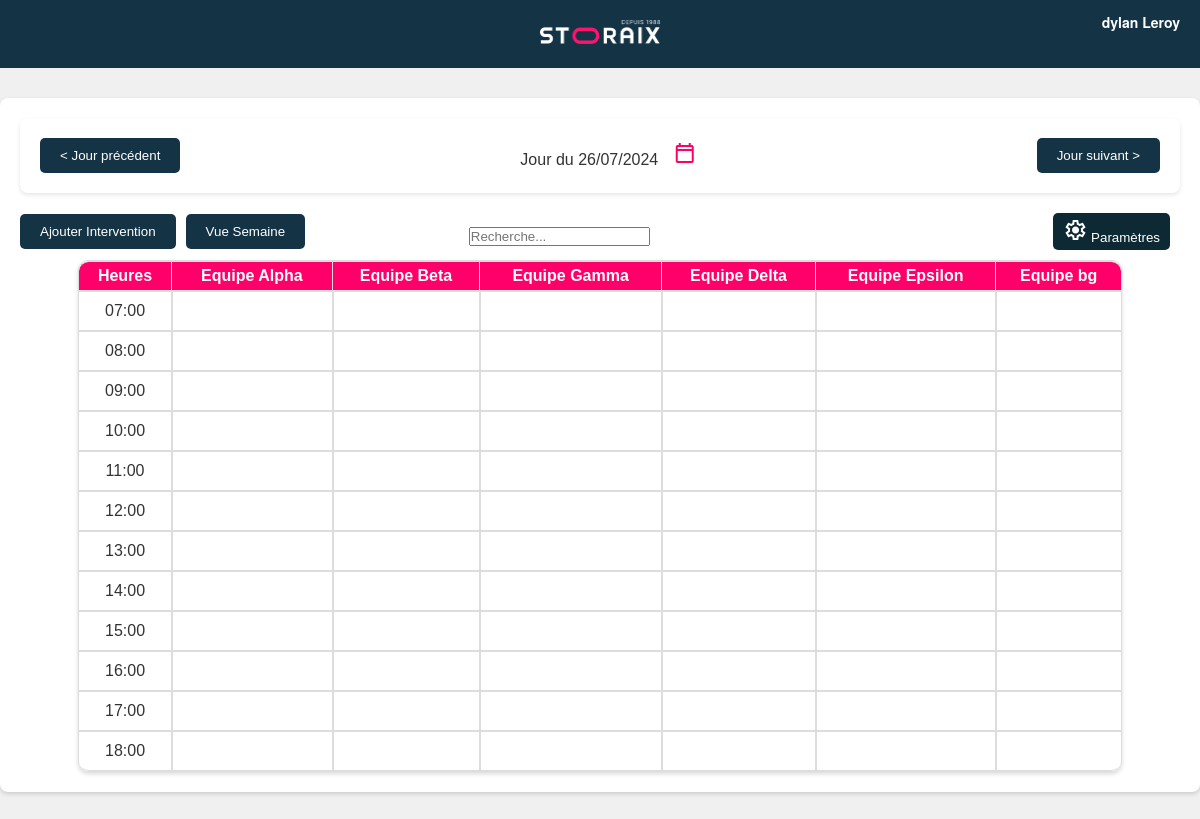
/agendaJour.php (signed in), run on the app's committed database.
### tables this page shows
CREATE TABLE Users (
    UserID INT AUTO_INCREMENT PRIMARY KEY,
    FirstName VARCHAR(255) NOT NULL,
    LastName VARCHAR(255) NOT NULL,
    Identifiant VARCHAR(191) NOT NULL UNIQUE,
    PasswordHash VARCHAR(255) NOT NULL,
    PasswordPlain VARCHAR(255) NOT NULL,  
    RoleID INT,
    FOREIGN KEY (RoleID) REFERENCES Roles(RoleID)
);

CREATE TABLE `Equipe` (
  `ID_Equipe` int(11) NOT NULL AUTO_INCREMENT,
  `Nom_Equipe` varchar(255) DEFAULT NULL,
  `Couleur` varchar(7) DEFAULT NULL,
  `Telephone` varchar(15) DEFAULT NULL,
  PRIMARY KEY (`ID_Equipe`)
);

### fonction_users.php (called while the page is built, shortened)
<?php
function getUserInfo($pdo, $userId) {
    $stmt = $pdo->prepare('SELECT * FROM Users WHERE UserID = ?');
    $stmt->execute([$userId]);
    return $stmt->fetch(PDO::FETCH_ASSOC);
}
function getUserRole($pdo, $userId) {
    $stmt = $pdo->prepare('SELECT r.RoleName FROM Users u JOIN Roles r ON u.RoleID = r.RoleID WHERE u.UserID = ?');
    $stmt->execute([$userId]);
    $result = $stmt->fetch(PDO::FETCH_ASSOC);
    return $result ? $result['RoleName'] : null;
}
?>

### agendaJour.php (the view, shortened to what this page needs)
<?php
require_once 'fonctionAgendaJour.php';
require_once 'fonction_users.php';
$dateDuJour = isset($_GET['date']) ? new DateTime($_GET['date']) : new DateTime();
$userInfo = getUserInfo($pdo_users, $_SESSION['user_id']);
$userRole = getUserRole($pdo_users, $_SESSION['user_id']);
?>
<!DOCTYPE html>
<html lang="fr">
<head>
    <link rel="stylesheet" href="style.css">
    <link rel="stylesheet" href="style_header.css">
    <link rel="stylesheet" href="settings.css">
    <link rel="stylesheet" href="signature.css">
    <link rel="stylesheet" href="https://cdnjs.cloudflare.com/ajax/libs/pikaday/1.8.0/css/pikaday.min.css">
    <link rel="stylesheet" href="https://cdn.jsdelivr.net/npm/@simonwep/pickr/dist/themes/classic.min.css" />
</head>
<body>
<header class="banniere">
    <a href="index.php">
        <img src="img/logo_storaix.png" alt="Logo StorAix" width="150" height="50">
    </a>
    <div class="user-menu">
        <span class="user-name" onclick="toggleDropdown()">
            <?php echo htmlspecialchars($userInfo['FirstName'] . ' ' . $userInfo['LastName']); ?>
        </span>
    </div>
</header>
<div class="agenda-container" id="agenda-container">
    <div class="week-navigation">
        <button id="btnJourPrecedent">&lt; Jour précédent</button>
        <div class="jour">
            Jour du <?php echo $dateDuJour->format('d/m/Y'); ?>
            <button id="btnDatePicker" class="calendar-button">
                <span class="material-symbols-outlined">calendar_today</span>
            </button>
        </div>
        <button id="btnJourSuivant">Jour suivant &gt;</button>
    </div>
    <div class="view-toggle">
        <?php if ($userRole != 'Intervenant'): ?>
            <button id="btnAjouterIntervention">Ajouter Intervention</button>
        <?php endif; ?>
        <a href="index.php"><button id="btnVueSemaine">Vue Semaine</button></a>
        <div class="search-container">
            <input type="text" id="searchInput" placeholder="Recherche...">
        </div>
        <?php if ($userRole == 'Administrateur'): ?>
            <button class="btn" id="btnSettings">
                <span class="material-symbols-outlined">settings</span> Paramètres
            </button>
        <?php endif; ?>
    </div>
    <div class="table-container">
        <?php genererAgendaJourner($dateDuJour, $pdo, $pdo_users, $_SESSION['user_id']); ?>
    </div>
</div>
</body>
</html>

### fonctionAgendaJour.php (shortened to what this page needs)
<?php
require_once 'db_connect_StorAix.php';
require_once 'fonction_users.php';
function safeHtml($string) {
    return htmlspecialchars($string ?? '', ENT_QUOTES, 'UTF-8');
}
if (!function_exists('obtenirRoleUtilisateur')) {
    function obtenirRoleUtilisateur($userID, $pdo_users) {
        $sql = "SELECT r.RoleName
                FROM Roles r
                JOIN Users u ON r.RoleID = u.RoleID
                WHERE u.UserID = :userID";
        try {
            $stmt = $pdo_users->prepare($sql);
            $stmt->execute(['userID' => $userID]);
            return $stmt->fetchColumn();
        } catch (PDOException $e) {
            die("Erreur lors de la récupération du rôle de l'utilisateur : " . $e->getMessage());
        }
    }
}
if (!function_exists('obtenirEquipes')) {
    function obtenirEquipes($userID, $pdo_users, $pdo) {
        $role = obtenirRoleUtilisateur($userID, $pdo_users);
        if ($role == 'Administrateur') {
            try {
                $stmt = $pdo->query('SELECT * FROM Equipe');
                return $stmt->fetchAll(PDO::FETCH_ASSOC);
            } catch (PDOException $e) {
                die("Erreur lors de la récupération des équipes : " . $e->getMessage());
            }
        } else {
            return obtenirEquipesUtilisateur($userID, $pdo_users, $pdo);
        }
    }
}
function genererAgendaJourner($dateDuJour, $pdo, $pdo_users, $userID) {
    $equipes = obtenirEquipes($userID, $pdo_users, $pdo);
    echo '<table class="agenda-jour">';
    echo '<thead><tr><th>Heures</th>';
    foreach ($equipes as $equipe) {
        echo '<th>' . safeHtml($equipe['Nom_Equipe']) . '</th>';
    }
    echo '</tr></thead>';
    echo '<tbody>';
    for ($hour = 7; $hour < 19; $hour++) {
        $timeLabel = str_pad($hour, 2, '0', STR_PAD_LEFT) . ':00';
        echo '<tr>';
        echo '<td class="time-label">' . $timeLabel . '</td>';
        foreach ($equipes as $equipe) {
            echo '<td class="time-slot">';
            echo '</td>';
        }
        echo '</tr>';
    }
    echo '</tbody>';
    echo '</table>';
}
?>

### style.css (style rules this page uses)
* { margin: 0; padding: 0; box-sizing: border-box; }
body { font-family: 'Arial', sans-serif; background-color: #f0f0f0; color: #333; }
.banniere { background-color: #143446; padding: 20px 0; text-align: center; }
.banniere img { width: 150px; height: auto; }
.week-navigation { display: flex; justify-content: space-between; align-items: center; padding: 20px; background-color: #fff; box-shadow: 0 2px 4px rgba(0, 0, 0, 0.1); margin: 0 auto 20px; border-radius: 8px; }
#btnSemainePrecedente, #btnSemaineSuivante, #btnJourPrecedent, #btnJourSuivant { background-color: #143446; color: white; padding: 10px 20px; border: none; border-radius: 5px; cursor: pointer; transition: background-color 0.3s; }
.agenda-container { margin: 20px 50px; transition: filter 0.3s ease; background-color: #fff; padding: 20px; border-radius: 8px; box-shadow: 0 2px 4px rgba(0, 0, 0, 0.15); }
.time-label { height: 40px; position: relative; }
.time-slot { height: 40px; padding: 0 5px; }
#btnAjouterIntervention, #btnVueSemaine, #btnVueJour, #btnSettings { background-color: #143446; color: white; padding: 10px 20px; border: none; border-radius: 5px; cursor: pointer; transition: background-color 0.3s; margin-bottom: 10px; margin-right: 10px; }
#btnSettings { background-color: #143446; color: white; padding: 5px 10px; border: none; border-radius: 5px; cursor: pointer; transition: background-color 0.3s; margin-bottom: 10px; }
#btnSettings { background-color: #0d2a34; }
@media screen and (min-width: 1025px) and (max-width: 1440px) { .agenda-container { margin: 30px auto; } }
@media screen and (min-width: 1025px) and (max-width: 1440px) { .week-navigation { justify-content: center; } }
@media screen and (min-width: 1025px) and (max-width: 1440px) { .banniere img { width: 120px; } }
.material-symbols-outlined { font-variation-settings: 'FILL' 0, 'wght' 400, 'GRAD' 0, 'opsz' 24; }
a { color: inherit; text-decoration: none; }
.calendar-button { background: none; border: none; cursor: pointer; font-size: 48px; padding: 0; margin-left: 10px; display: inline-flex; align-items: center; justify-content: center; color: #FF006A; }
.week-navigation { display: flex; justify-content: space-between; align-items: center; padding: 20px; background-color: #fff; box-shadow: 0 2px 4px rgba(0, 0, 0, 0.1); margin: 0 auto 20px; border-radius: 8px; position: relative; }
.agenda-jour { width: 90%; border-collapse: separate; border-spacing: 0; margin: 0 auto; font-family: 'Arial', sans-serif; border: 1px solid #ddd; border-radius: 10px; overflow: hidden; box-shadow: 0 2px 4px rgba(0, 0, 0, 0.15); }
.agenda-jour th, .agenda-jour td { border: 1px solid #ddd; padding: 5px; text-align: center; vertical-align: middle; position: relative; }
.agenda-jour th { background-color: #FF006A; color: white; border-left: none; }
.agenda-jour td { background-color: #fff; }
.agenda-jour th:first-child, .agenda-jour td:first-child { border-left: none; }
.agenda-jour th:last-child, .agenda-jour td:last-child { border-right: none; }
.agenda-jour tr:first-child th:first-child { border-top-left-radius: 10px; }
.agenda-jour tr:first-child th:last-child { border-top-right-radius: 10px; }
.agenda-jour tr:last-child td:first-child { border-bottom-left-radius: 10px; }
.agenda-jour tr:last-child td:last-child { border-bottom-right-radius: 10px; }
.view-toggle { display: flex; align-items: center; justify-content: space-between; }
.search-container { flex-grow: 1; display: flex; justify-content: center; margin-right: 250px; }
.user-menu { position: absolute; top: 20px; right: 20px; }
.user-name { color: white; cursor: pointer; font-size: 16px; }

### style_header.css (style rules this page uses)
.user-menu { position: absolute; right: 20px; top: 10px; color: white; font-family: 'Helvetica Neue', Arial, sans-serif; cursor: pointer; }
.user-name { font-size: 14px; font-weight: bold; position: relative; }

### data on the page
users: FirstName+LastName "dylan Leroy"
equipe: Nom_Equipe "Equipe Alpha"
equipe: Nom_Equipe "Equipe Beta"
equipe: Nom_Equipe "Equipe Gamma"
equipe: Nom_Equipe "Equipe Delta"
equipe: Nom_Equipe "Equipe Epsilon"
equipe: Nom_Equipe "Equipe bg"

### other printed values
$dateDuJour->format('d/m/Y') "26/07/2024"
$timeLabel "07:00"
$timeLabel "08:00"
$timeLabel "09:00"
$timeLabel "10:00"
$timeLabel "11:00"
$timeLabel "12:00"
$timeLabel "13:00"
$timeLabel "14:00"
$timeLabel "15:00"
$timeLabel "16:00"
$timeLabel "17:00"
$timeLabel "18:00"
